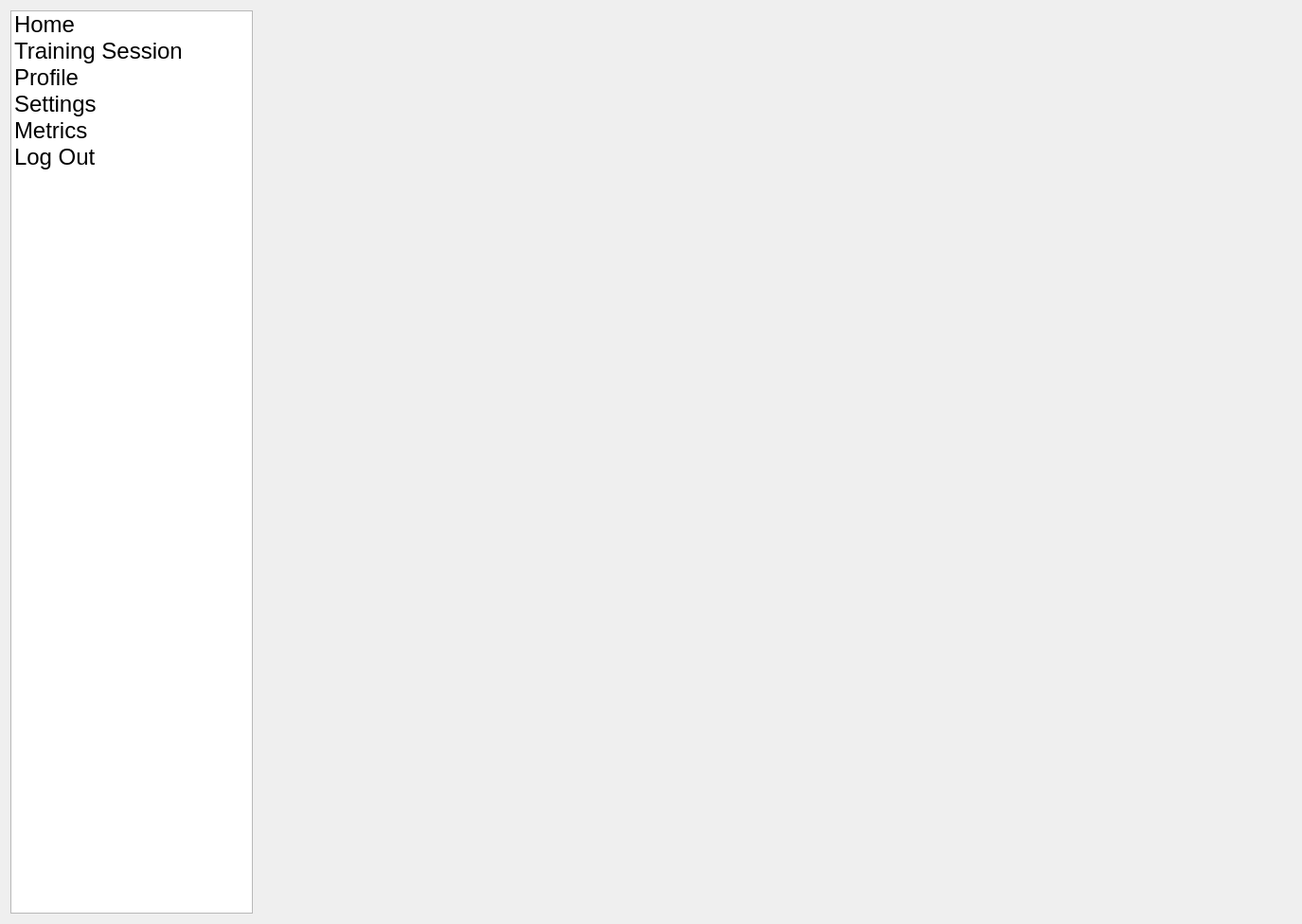
<?xml version="1.0" encoding="UTF-8"?>
<ui version="4.0">
 <class>UserClientMainBoardWidget</class>
 <widget class="QWidget" name="UserClientMainBoardWidget">
  <property name="geometry">
   <rect>
    <x>0</x>
    <y>0</y>
    <width>1375</width>
    <height>976</height>
   </rect>
  </property>
  <property name="windowTitle">
   <string>Form</string>
  </property>
  <layout class="QGridLayout" name="gridLayout">
   <item row="0" column="0">
    <layout class="QHBoxLayout" name="horizontalLayout">
     <item>
      <widget class="QListWidget" name="listWidget">
       <property name="sizePolicy">
        <sizepolicy hsizetype="Minimum" vsizetype="Expanding">
         <horstretch>0</horstretch>
         <verstretch>0</verstretch>
        </sizepolicy>
       </property>
       <property name="font">
        <font>
         <pointsize>18</pointsize>
         <bold>false</bold>
        </font>
       </property>
       <item>
        <property name="text">
         <string>Home</string>
        </property>
       </item>
       <item>
        <property name="text">
         <string>Training Session</string>
        </property>
       </item>
       <item>
        <property name="text">
         <string>Profile</string>
        </property>
       </item>
       <item>
        <property name="text">
         <string>Settings</string>
        </property>
       </item>
       <item>
        <property name="text">
         <string>Metrics</string>
        </property>
       </item>
       <item>
        <property name="text">
         <string>Log Out</string>
        </property>
       </item>
      </widget>
     </item>
     <item>
      <widget class="QStackedWidget" name="stackedWidget">
       <widget class="QWidget" name="page"/>
       <widget class="QWidget" name="page_2"/>
      </widget>
     </item>
    </layout>
   </item>
  </layout>
 </widget>
 <resources/>
 <connections/>
</ui>
